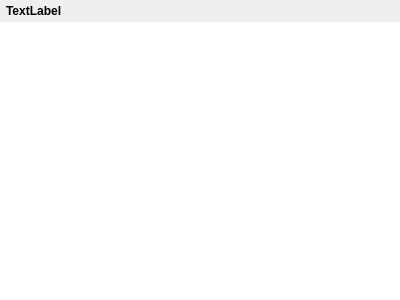
<?xml version="1.0" encoding="UTF-8"?>
<ui version="4.0">
 <class>TvShowFilesWidget</class>
 <widget class="QWidget" name="TvShowFilesWidget">
  <property name="geometry">
   <rect>
    <x>0</x>
    <y>0</y>
    <width>400</width>
    <height>300</height>
   </rect>
  </property>
  <layout class="QVBoxLayout" name="verticalLayout">
   <property name="spacing">
    <number>0</number>
   </property>
   <property name="leftMargin">
    <number>0</number>
   </property>
   <property name="topMargin">
    <number>0</number>
   </property>
   <property name="rightMargin">
    <number>0</number>
   </property>
   <property name="bottomMargin">
    <number>0</number>
   </property>
   <item>
    <widget class="QWidget" name="widget" native="true">
     <layout class="QVBoxLayout" name="verticalLayout_2">
      <property name="leftMargin">
       <number>6</number>
      </property>
      <property name="topMargin">
       <number>4</number>
      </property>
      <property name="rightMargin">
       <number>6</number>
      </property>
      <property name="bottomMargin">
       <number>4</number>
      </property>
      <item>
       <widget class="QLabel" name="statusLabel">
        <property name="font">
         <font>
          <weight>75</weight>
          <bold>true</bold>
         </font>
        </property>
        <property name="text">
         <string notr="true">TextLabel</string>
        </property>
       </widget>
      </item>
     </layout>
    </widget>
   </item>
   <item>
    <widget class="TvShowTreeView" name="files">
     <property name="minimumSize">
      <size>
       <width>200</width>
       <height>0</height>
      </size>
     </property>
     <property name="contextMenuPolicy">
      <enum>Qt::CustomContextMenu</enum>
     </property>
     <property name="frameShape">
      <enum>QFrame::NoFrame</enum>
     </property>
     <property name="horizontalScrollBarPolicy">
      <enum>Qt::ScrollBarAlwaysOff</enum>
     </property>
     <property name="editTriggers">
      <set>QAbstractItemView::NoEditTriggers</set>
     </property>
     <property name="alternatingRowColors">
      <bool>true</bool>
     </property>
     <property name="selectionMode">
      <enum>QAbstractItemView::ExtendedSelection</enum>
     </property>
     <property name="animated">
      <bool>true</bool>
     </property>
     <property name="expandsOnDoubleClick">
      <bool>true</bool>
     </property>
     <attribute name="headerVisible">
      <bool>false</bool>
     </attribute>
     <attribute name="headerDefaultSectionSize">
      <number>16</number>
     </attribute>
     <attribute name="headerStretchLastSection">
      <bool>false</bool>
     </attribute>
    </widget>
   </item>
  </layout>
 </widget>
 <customwidgets>
  <customwidget>
   <class>TvShowTreeView</class>
   <extends>QTreeView</extends>
   <header>smallWidgets/TvShowTreeView.h</header>
  </customwidget>
 </customwidgets>
 <resources/>
 <connections/>
</ui>
